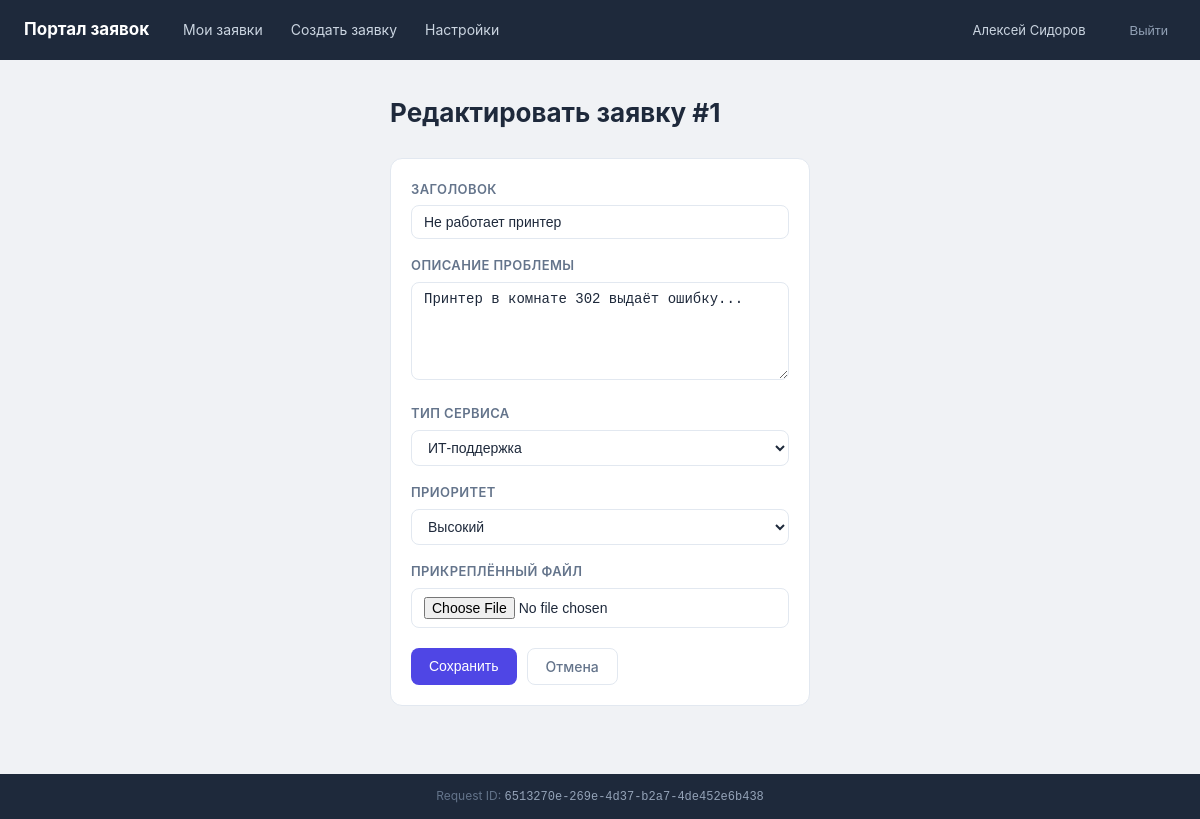
The app's page /tickets/1/edit/ (signed in) with its own data.
### tickets/models.py (models this page shows, shortened)
class Ticket(models.Model):
    class Status(models.TextChoices):
        NEW = 'new', 'Новая'
        IN_PROGRESS = 'in_progress', 'В работе'
        PENDING = 'pending', 'Ожидает ответа'
        RESOLVED = 'resolved', 'Решена'
        REJECTED = 'rejected', 'Отклонена'
    class Priority(models.TextChoices):
        LOW = 'low', 'Низкий'
        MEDIUM = 'medium', 'Средний'
        HIGH = 'high', 'Высокий'
        CRITICAL = 'critical', 'Критический'
    class ServiceType(models.TextChoices):
        IT = 'it', 'ИТ-поддержка'
        HR = 'hr', 'Кадры'
        FINANCE = 'finance', 'Финансы'
        ADMIN = 'admin', 'Административный'
        OTHER = 'other', 'Прочее'
    author = models.ForeignKey(User, on_delete=models.CASCADE, related_name='tickets', verbose_name='Автор')
    assigned_to = models.ForeignKey(
        User, on_delete=models.SET_NULL, null=True, blank=True,
        related_name='assigned_tickets', verbose_name='Назначен'
    )
    title = models.CharField('Заголовок', max_length=200)
    description = models.TextField('Описание')
    service_type = models.CharField('Тип сервиса', max_length=20, choices=ServiceType.choices, default=ServiceType.IT)
    status = models.CharField('Статус', max_length=20, choices=Status.choices, default=Status.NEW)
    priority = models.CharField('Приоритет', max_length=20, choices=Priority.choices, default=Priority.MEDIUM)
    attachment = models.FileField('Прикреплённый файл', upload_to='tickets/', blank=True, null=True)
    created_at = models.DateTimeField('Создана', auto_now_add=True)
    updated_at = models.DateTimeField('Обновлена', auto_now=True)
    class Meta:
        verbose_name = 'Заявка'
        verbose_name_plural = 'Заявки'
        ordering = ['-created_at']
    def can_edit(self, user):
        if user.profile.is_moderator_or_admin():
            return True
        return user == self.author and self.status == self.Status.NEW
    USER_ALLOWED_STATUS_TRANSITIONS = {
        Status.NEW: [Status.REJECTED],
    }

### tickets/views.py (the view, shortened to what this page needs)
# urls.py: path('tickets/<int:pk>/edit/', views.ticket_edit, name='ticket_edit'),
@login_required_custom
def ticket_edit(request, pk):
    ticket = get_object_or_404(Ticket, pk=pk)
    if not ticket.can_edit(request.user):
        from django.core.exceptions import PermissionDenied
        raise PermissionDenied
    form = TicketEditForm(request.POST or None, request.FILES or None, instance=ticket)
    return render(request, 'tickets/edit.html', {'form': form, 'ticket': ticket})

### tickets/forms.py
class TicketEditForm(TicketForm):
    pass

### tickets/models.py (called while the page is built)
    def is_moderator_or_admin(self):
        return self.role in (self.Role.MODERATOR, self.Role.ADMIN)

### tickets/templates/tickets/edit.html (shortened to what this page needs)
{% extends "tickets/base.html" %}
{% block content %}
<div class="page-header"><h1>Редактировать заявку #{{ ticket.pk }}</h1></div>
<div class="card form-card">
    <form method="post" enctype="multipart/form-data">
        {% for field in form %}
        <div class="form-group">
            <label>{{ field.label }}</label>
            {{ field }}
        </div>
        {% endfor %}
        <div class="form-actions">
            <button type="submit" class="btn btn-primary">Сохранить</button>
            <a href="/tickets/{{ ticket.pk }}/" class="btn btn-ghost">Отмена</a>
        </div>
    </form>
</div>
{% endblock %}

### tickets/templates/tickets/base.html (shortened to what this page needs)
<!DOCTYPE html>
<html lang="ru" data-theme="{{ request.user.settings.theme|default:'light' }}">
<head>
    {% load static %}
    <link rel="stylesheet" href="{% static 'tickets/css/portal.css' %}?v=1">
</head>
<body>
{% if request.user.is_authenticated %}
<header class="header">
    <div class="container header-inner">
        <a href="/tickets/" class="brand">Портал заявок</a>
        <nav class="nav">
            <a href="/tickets/">Мои заявки</a>
            <a href="/tickets/create/">Создать заявку</a>
            <a href="/settings/">Настройки</a>
        </nav>
        <div class="user-info">
            <span>{{ request.user.get_full_name|default:request.user.username }}</span>
            <span class="role-badge role-{{ profile.role }}">{{ profile.get_role_display }}</span>
            <form method="post" action="/logout/" style="display:inline">
                <button type="submit" class="btn-link">Выйти</button>
            </form>
        </div>
    </div>
</header>
{% endif %}
<main class="main container">
    {% block content %}{% endblock %}
</main>
<footer class="footer">
    <div class="container">
        Request ID: <code>{{ request.request_id }}</code>
    </div>
</footer>
</body>
</html>

### tickets/static/tickets/css/portal.css (style rules this page uses)
:root { --bg: #f0f2f5; --surface: #ffffff; --border: #e2e8f0; --text: #1e293b; --muted: #64748b; --accent: #4f46e5; --accent-hover: #4338ca; --green: #16a34a; --yellow: #d97706; --red: #dc2626; --blue: #2563eb; --gray: #475569; --header-bg: #1e293b; }
* { box-sizing:border-box;margin:0;padding:0 }
html,body { height:100% }
body { background:var(--bg);color:var(--text);font-family:-apple-system,"Segoe UI",Roboto,sans-serif;font-size:15px;line-height:1.6;display:flex;flex-direction:column;min-height:100vh }
a { color:var(--accent);text-decoration:none }
.container { max-width:1200px;margin:0 auto;padding:0 24px }
.header { background:var(--header-bg);color:#fff;padding:0 }
.header-inner { display:flex;align-items:center;gap:24px;height:60px;flex-wrap:wrap }
.brand { color:#fff;font-weight:700;font-size:17px;white-space:nowrap }
.nav { display:flex;gap:8px;flex:1;flex-wrap:wrap }
.nav a { color:#cbd5e1;font-size:14px;padding:6px 10px;border-radius:6px;transition:background .15s }
.user-info { display:flex;align-items:center;gap:10px;font-size:13px;color:#cbd5e1;white-space:nowrap }
.btn-link { background:none;border:none;color:#94a3b8;cursor:pointer;font-size:13px;padding:4px 8px }
.main { padding:32px 24px 48px }
.footer { background:var(--header-bg);color:#64748b;font-size:12px;padding:12px 0;text-align:center;margin-top:auto;width:100% }
.footer code { color:#94a3b8 }
.page-header { display:flex;justify-content:space-between;align-items:flex-start;margin-bottom:24px;gap:16px }
.page-header h1 { font-size:26px;font-weight:700 }
.btn { display:inline-block;padding:8px 18px;border-radius:8px;font-size:14px;font-weight:500;cursor:pointer;border:none;transition:background .15s;line-height:1.4;text-align:center }
.btn-primary { background:var(--accent);color:#fff }
.btn-ghost { background:transparent;border:1px solid var(--border);color:var(--muted) }
.card { background:var(--surface);border:1px solid var(--border);border-radius:12px;padding:20px;margin-bottom:20px }
.form-card { max-width:680px }
.form-group { margin-bottom:16px }
.form-group label { display:block;font-size:13px;font-weight:600;color:var(--muted);margin-bottom:6px;text-transform:uppercase;letter-spacing:.03em }
.form-input { width:100%;padding:8px 12px;border:1px solid var(--border);border-radius:8px;font-size:14px;background:var(--surface);color:var(--text);outline:none }
.form-actions { display:flex;gap:10px;margin-top:20px }
.role-badge { display:inline-block;padding:2px 8px;border-radius:99px;font-size:11px;font-weight:600 }

### records on screen
Ticket: pk "1", form "Не работает принтер" "Принтер в комнате 302 выдаёт ошибку..." "ИТ-поддержка" "Высокий"

### other values on screen
{{ request.user.get_full_name|default:request.user.username }} "Алексей Сидоров"
{{ field.label }} "ЗАГОЛОВОК" "ОПИСАНИЕ ПРОБЛЕМЫ" "ТИП СЕРВИСА" "ПРИОРИТЕТ" "ПРИКРЕПЛЁННЫЙ ФАЙЛ"
{{ request.request_id }} "6513270e-269e-4d37-b2a7-4de452e6b438"
